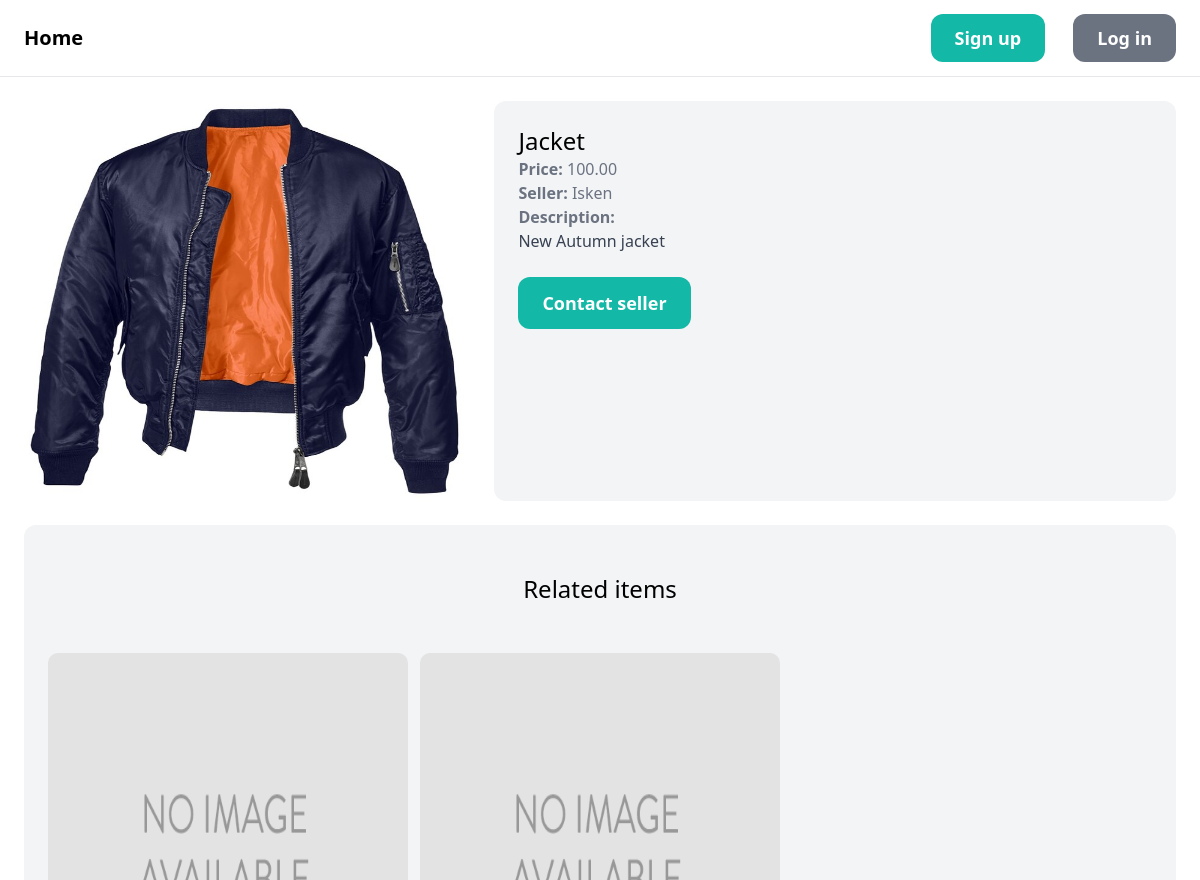
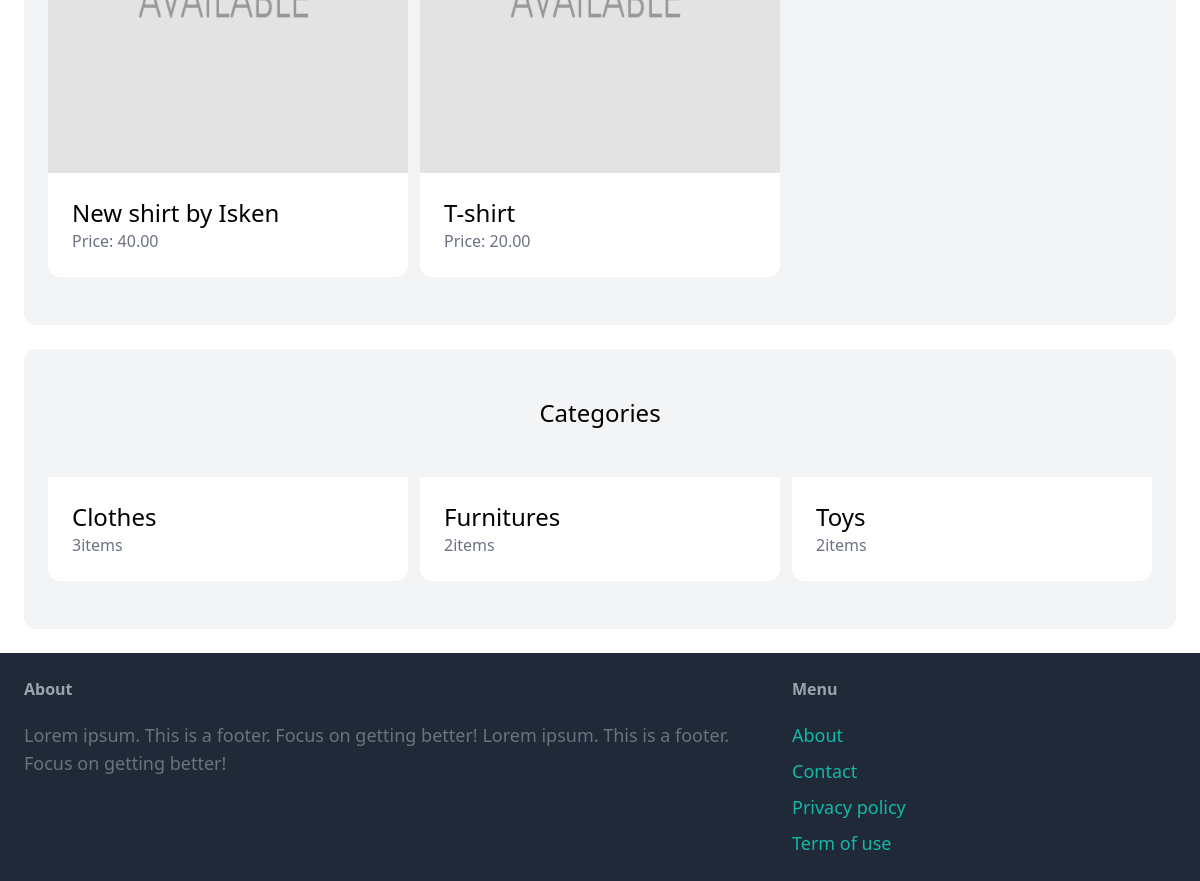
Page /2/jacket/ on the committed database (2 pictures, top to bottom).
### item/models.py (models this page shows, shortened)
class Item(models.Model):
    category = models.ForeignKey(
        Category, related_name="items", on_delete=models.CASCADE
    )
    name = models.CharField(max_length=200)
    slug = models.SlugField(max_length=200)
    description = models.TextField(blank=True, null=True)
    price = models.DecimalField(max_digits=10, decimal_places=2)
    is_sold = models.BooleanField(default=False)
    created_at = models.DateTimeField(auto_now_add=True)
    image = models.ImageField(upload_to="item_images/%Y/%m/%d", blank=True, null=True)
    created_by = models.ForeignKey(User, related_name="items", on_delete=models.CASCADE)
    def get_absolute_url(self):
        return reverse("detail", args=[self.id, self.slug])
    class Meta:
        ordering = ["-created_at"]
        indexes = [
            models.Index(fields=["id", "slug"]),
            models.Index(fields=["name"]),
            models.Index(fields=["created_at"]),
        ]

class Category(models.Model):
    name = models.CharField(max_length=200)
    slug = models.SlugField(max_length=200, unique=True)
    def get_absolute_url(self):
        return reverse("items_by_category", args=[self.slug])
    class Meta:
        ordering = ["name"]
        verbose_name = "category"
        verbose_name_plural = "categories"

### shop/views.py (the view)
# urls.py: path("<int:id>/<slug:slug>/", views.item_detail, name="detail"),
def item_detail(request, id, slug):
    item = get_object_or_404(Item, id=id, slug=slug, is_sold=False)
    categories = Category.objects.all()
    related_items = Item.objects.filter(category=item.category, is_sold=False).exclude(
        id=id
    )[0:3]
    return render(
        request,
        "shop/item/detail.html",
        {"item": item, "categories": categories, "related_items": related_items},
    )

### shop/templates/shop/item/detail.html (shortened to what this page needs)
{% extends 'shop/base.html' %}
{% load static %}
{% block content %}
<div class="grid grid-cols-5 gap-6">
         <div class="col-span-2">
            <img src="{% if item.image %}{{ item.image.url }}{% else %}
            {% static 'img/no_image.png' %}{% endif %}"class="rounded-t-[0.625rem] h-[400px] rounded-b-none w-full">
        </div>
        <div class="col-span-3 p-6 bg-gray-100 rounded-xl">
            <h2 class="text-2xl">{{ item.name }}</h2>
            <p class="text-gray-500"><strong>Price: </strong>{{ item.price }}</p>
            <p class="text-gray-500"><strong>Seller: </strong>{{ item.created_by.username }}</p>
        {% if item.description %}
            <p class="text-gray-700">
                <strong class="text-gray-500">Description:</strong><br>
                {{ item.description }}
            </p>
        {% endif %}
        {% if request.user == item.created_by %}
            <div class="mt-6 p-6 bg-white rounded-xl">
                <p>This is your item!</p>
                <a href="{% url 'edit' item.id item.slug %}" class="inline-block
                mt-6 px-6 py-3 text-lg font-semibold
                bg-teal-500 text-white rounded-xl">Edit</a>
                <a href="{% url 'delete' item.id %}" class="inline-block
                mt-6 px-6 py-3 text-lg font-semibold
                bg-red-500 text-white rounded-xl">Delete</a>
            </div>
            {% else %}
            <a href="{% url 'conversation:new' item.id item.slug %}" class="inline-block mt-6 px-6 py-3 text-lg
            font-semibold bg-teal-500 text-white rounded-xl
            hover:bg-teal-700">Contact seller</a>
            {% endif %}
        </div>
</div>
<div class="mt-6 px-6 py-12 bg-gray-100 rounded-xl">
    <h2 class="mb-12 text-2xl text-center">Related items</h2>
    <div class="grid grid-cols-3 gap-3">
        {% for item in related_items %}
          <div>
            <a href="{{ item.get_absolute_url }}">
                <div class="image">
                    <img src="{% if item.image %}{{ item.image.url }}{% else %}
                    {% static 'img/no_image.png' %}{% endif %}"class="rounded-t-[0.625rem] h-[400px] rounded-b-none w-full">
                </div>
                <div class="p-6 bg-white rounded-b-xl">
                    <h2 class="text-2xl">{{ item.name }}</h2>
                    <p class="text-gray-500">Price: {{ item.price }}</p>
                </div>
            </a>
          </div>
        {% endfor %}
    </div>
</div>
<div class="mt-6 px-6 py-12 bg-gray-100 rounded-xl">
    <h2 class="mb-12 text-2xl text-center">Categories</h2>
    <div class="grid grid-cols-3 gap-3">
        {% for category in categories %}
        <div>
            <a href="{{ category.get_absolute_url }}">
                <div class="p-6 bg-white rounded-b-xl">
                    <h2 class="text-2xl">{{ category.name }}</h2>
                    <p class="text-gray-500">{{ category.items.count }}item{{ category.items.count|pluralize }}</p>
                </div>
            </a>
          </div>
        {% endfor %}
    </div>
</div>
{% endblock content %}

### rows in the picture
Item: image (picture), name "Jacket", price "100.00", created_by.username "Isken", description "New Autumn jacket"
Item: name "New shirt by Isken", price "40.00"
Item: name "T-shirt", price "20.00"
Category: name "Clothes", items.count "3"
Category: name "Furnitures", items.count "2"
Category: name "Toys", items.count "2"
